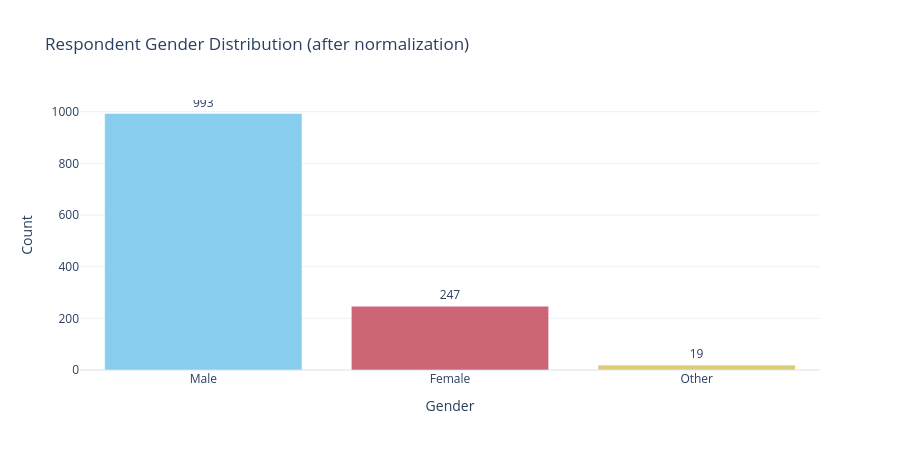

Here is the notebook cell this chart was saved with:
### Markdown cell above
#### ⚖️ Chart - 2 - Gender Distribution (cleaned)

### Code cell
gender_counts = df_clean['Gender'].value_counts().reset_index()
gender_counts.columns = ['Gender', 'Count']
fig = px.bar(gender_counts, x='Gender', y='Count', color='Gender',
             color_discrete_sequence=px.colors.qualitative.Safe,
             text='Count', title='Respondent Gender Distribution (after normalization)')
fig.update_traces(textposition='outside')
fig.update_layout(template='plotly_white', height=450, showlegend=False)
fig.show()

### Figure 1 — Plotly figure (JSON) as saved in the notebook; plotly's stock layout.template omitted (floating-point values rounded to 4 significant figures)
{"data": [{"hovertemplate": "Gender=%{x}<br>Count=%{text}<extra></extra>", "legendgroup": "Male", "marker": {"color": "rgb(136, 204, 238)", "pattern": {"shape": ""}}, "name": "Male", "orientation": "v", "showlegend": true, "text": [993.0], "textposition": "outside", "type": "bar", "x": ["Male"], "xaxis": "x", "y": [993], "yaxis": "y"}, {"hovertemplate": "Gender=%{x}<br>Count=%{text}<extra></extra>", "legendgroup": "Female", "marker": {"color": "rgb(204, 102, 119)", "pattern": {"shape": ""}}, "name": "Female", "orientation": "v", "showlegend": true, "text": [247.0], "textposition": "outside", "type": "bar", "x": ["Female"], "xaxis": "x", "y": [247], "yaxis": "y"}, {"hovertemplate": "Gender=%{x}<br>Count=%{text}<extra></extra>", "legendgroup": "Other", "marker": {"color": "rgb(221, 204, 119)", "pattern": {"shape": ""}}, "name": "Other", "orientation": "v", "showlegend": true, "text": [19.0], "textposition": "outside", "type": "bar", "x": ["Other"], "xaxis": "x", "y": [19], "yaxis": "y"}], "layout": {"barmode": "relative", "height": 450, "legend": {"title": {"text": "Gender"}, "tracegroupgap": 0}, "showlegend": false, "title": {"text": "Respondent Gender Distribution (after normalization)"}, "xaxis": {"anchor": "y", "categoryarray": ["Male", "Female", "Other"], "categoryorder": "array", "domain": [0, 1], "title": {"text": "Gender"}}, "yaxis": {"anchor": "x", "domain": [0, 1], "title": {"text": "Count"}}}}
